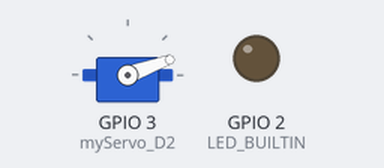
This sketch was run on a simulated ESP32. On the bench: servo, output pins drawn as LEDs (lit = HIGH). What the sketch prints to the serial monitor is not drawn.

Above: at 0.05 s.
At 3.65 s:
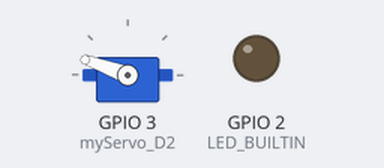
At 7.25 s:
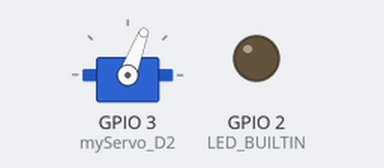
At 14.5 s:
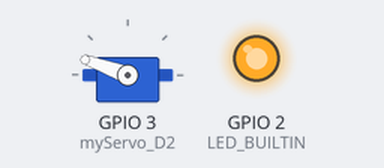
Timing chart, 0 to 18.9 s (numbered marks = the images above):
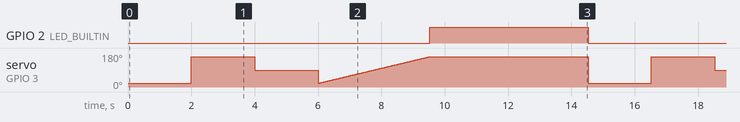

The sketch:

seeed-servo-needs-ESP32Servo-include.ino
```cpp
// (licence header left out)
#include <Arduino.h>  // only needed for https://platformio.org/
//#include <Servo.h>
#include <ESP32Servo.h>

Servo myServo_D2;

void setup() {

  pinMode(LED_BUILTIN, OUTPUT);
  Serial.begin(115200);
  myServo_D2.attach(D2);

}

void loop() {
  digitalWrite(LED_BUILTIN, LOW); // XIAO onboard LED on
  Serial.println("Testing Servo");
  myServo_D2.write(20);           // servo at 20 degrees try 0
  delay(2000);


  myServo_D2.write(160);         // servo at 160 degrees try 180
  delay(2000);


  myServo_D2.write(90);          // servo at 90 degrees
  delay(2000);


  for (int myLoop = 20; myLoop <= 160; myLoop++){
    myServo_D2.write(myLoop);
    delay(25);  // short delay 25 ms
  }

  digitalWrite(LED_BUILTIN, HIGH);     // XIAO onboard LED off
  myServo_D2.detach();                 // detach to reduce servo jitter during delay
  delay(5000);                         // 5 second delay
  myServo_D2.attach(D2);               // re-attach after delay
}
```

Measured:
- by itself, GPIO 2 (LED_BUILTIN): alternates HIGH for 5.0 s and LOW for 9.5 s
- by itself, servo on GPIO 3 (myServo_D2): moves between 20° and 160°, repeating every 14.5 s
